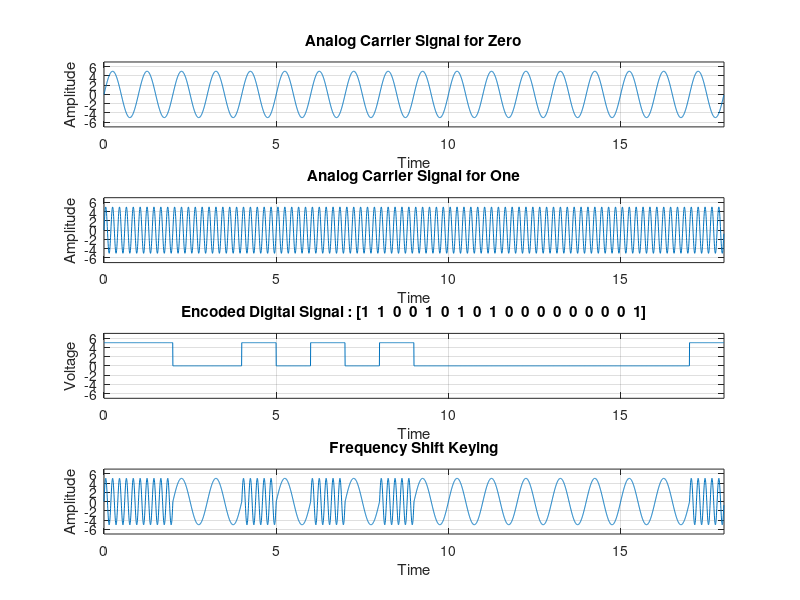

The MATLAB source for this figure:
clc;
clear all;
close all;

bits = [1 1 0 0 1 0 1 0 1 0 0 0 0 0 0 0 0 1];
disp("Bits : ");
disp(bits);

fc = 3;
df = 2;
f1 = fc + df;
f0 = fc - df;

voltage = 5;
amplitude = 5;
fs = 200;
bitrate = 1;
T = length(bits) / bitrate;
t = 0 : 1/fs : T - 1/fs;

%Carrier Signal for Zero
carrier0 = amplitude * sin(2 * pi * f0 * t);

subplot(4,1,1);
plot(t,carrier0);
xlim([0 T]);
ylim([-amplitude-2 amplitude+2]);
xlabel("Time");
ylabel("Amplitude");
title("Analog Carrier Signal for Zero");
grid on;

%Carrier Signal for One
carrier1 = amplitude * sin(2 * pi * f1 * t);

subplot(4,1,2);
plot(t,carrier1);
xlim([0 T]);
ylim([-amplitude-2 amplitude+2]);
xlabel("Time");
ylabel("Amplitude");
title("Analog Carrier Signal for One");
grid on;

%Encoded Digital Signal
y_digital = zeros(1,length(t));

for i = 1 : length(bits)
  from = (i - 1) * fs / bitrate + 1;
  to = i * fs / bitrate;
  if(bits(i) == 1)
    y_digital(from : to) = voltage;
  endif
endfor

subplot(4,1,3);
plot(t,y_digital);
xlim([0 T]);
ylim([-voltage-2 voltage+2]);
xlabel("Time");
ylabel("Voltage");
title(['Encoded Digital Signal : [' num2str(bits) ']']);
grid on;

%FSK Modulation
for i = 1 : length(bits)
  from = (i -1) * fs / bitrate + 1;
  to = i * fs / bitrate;
  if(bits(i) == 1)
    fsk(from : to) = carrier1(from : to);
  else
    fsk(from : to) = carrier0(from : to);
  endif
endfor

subplot(4,1,4);
plot(t,fsk);
xlim([0 T]);
ylim([-amplitude-2 amplitude+2]);
xlabel("Time");
ylabel("Amplitude");
title("Frequency Shift Keying");
grid on;

%FSK Demodulation
data = zeros(1,length(bits));

for i = 1 : length(t)
  if(rem(i,fs) == 0 && fsk(i) == carrier1(i))
    data(i / fs) = 1;
  endif
endfor

disp("FSK Decoding : ");
disp(data);